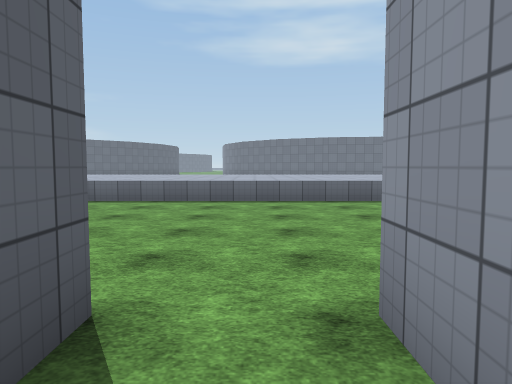
view 1 (above)

24 first-person views from a walk through a scene from a Unity 3-D project. The camera is 1.5 m above the floor, tilts 4° down and sees 70° across. The floor is counted in squares, 2 m on a side. Each view is taken from the middle of a square. On the plan, view 1 faces up. The plan holds only what a view shows up to about 11 squares ahead; the rest is blank. The place goes on beyond the plan. The player character is not drawn. Surface patterns are stand-ins for the level's own textures.

view 2
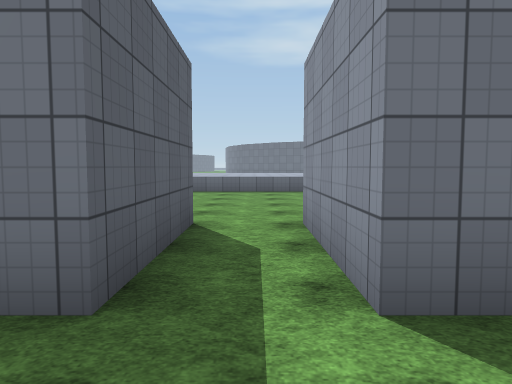

view 3
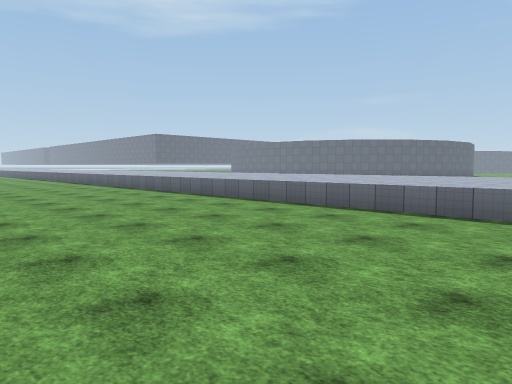

view 4
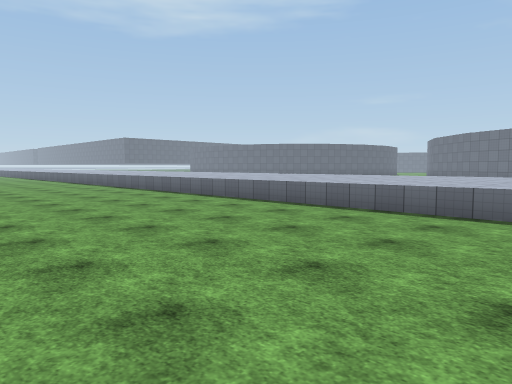

view 5
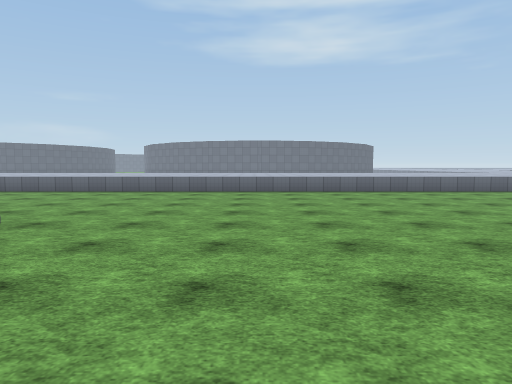

view 6
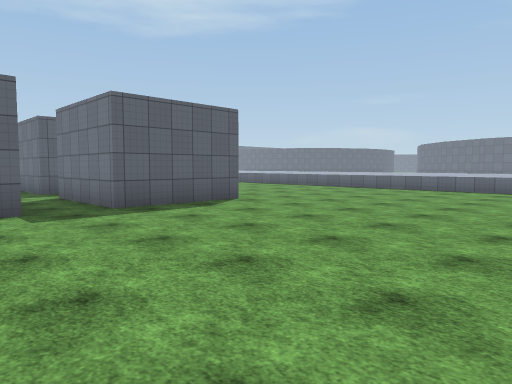

view 7
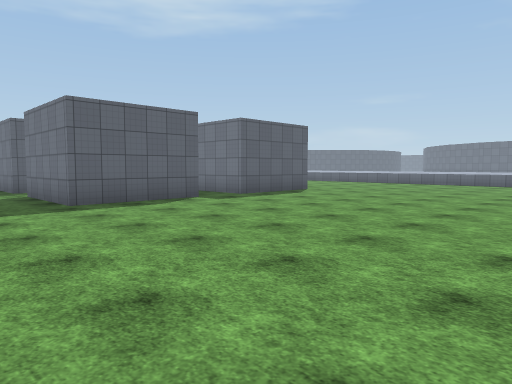

view 8
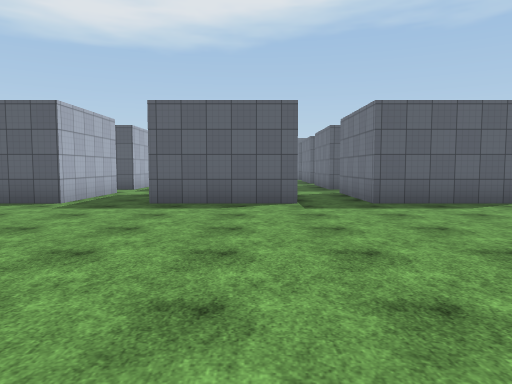

view 9
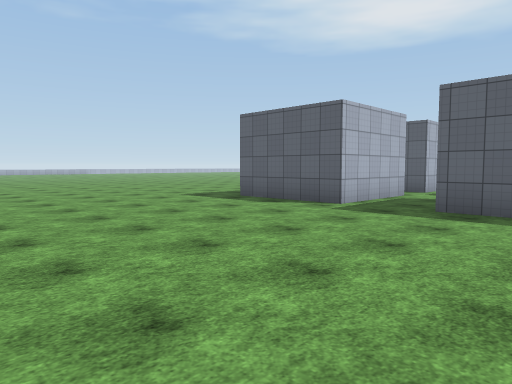

view 10
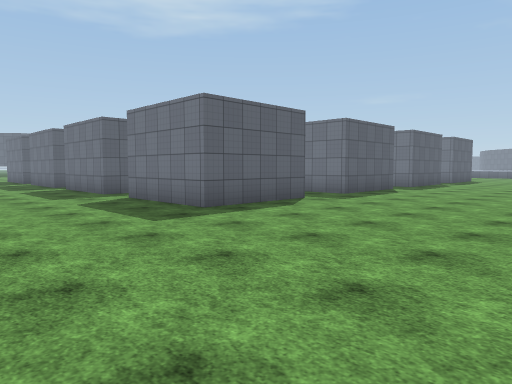

view 11
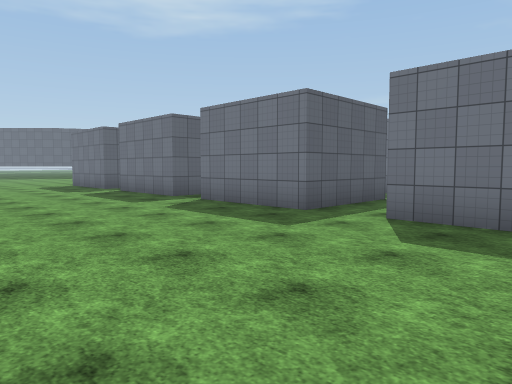

view 12
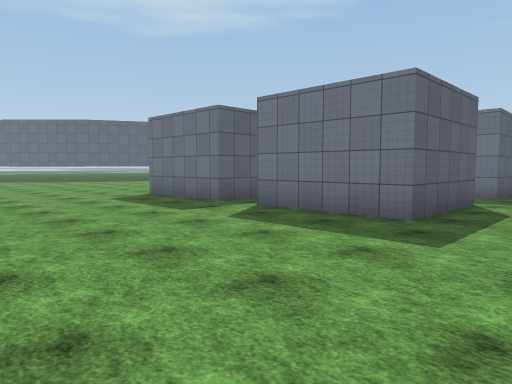

view 13
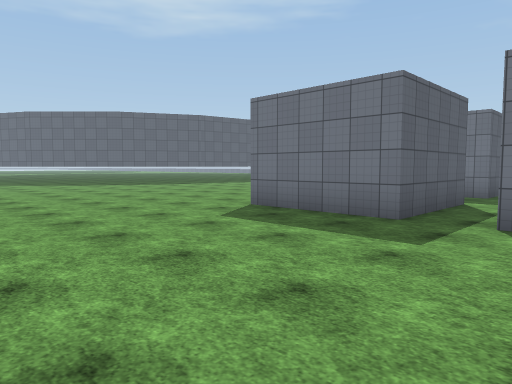

view 14
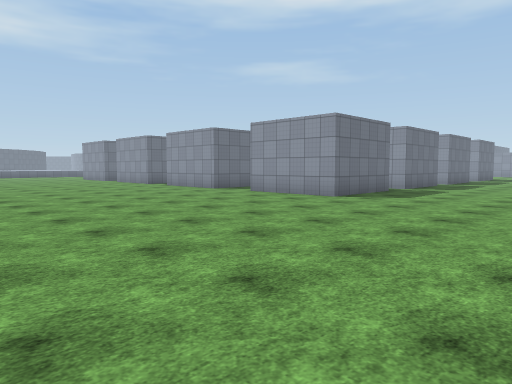

view 15
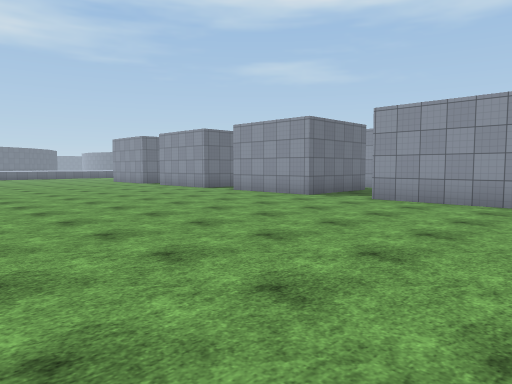

view 16
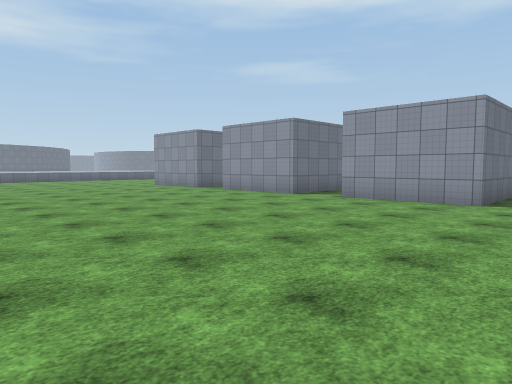

view 17
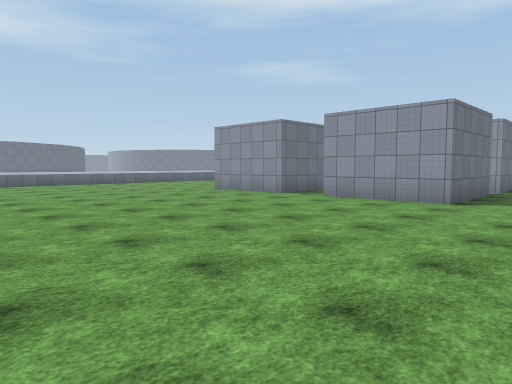

view 18
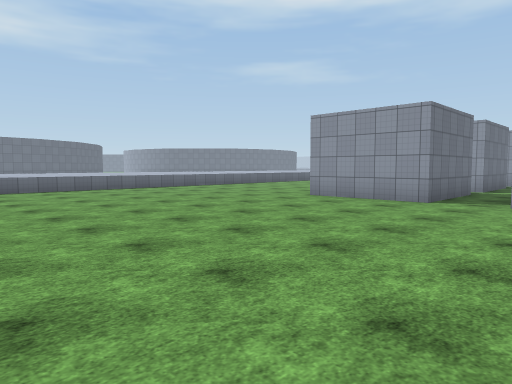

view 19
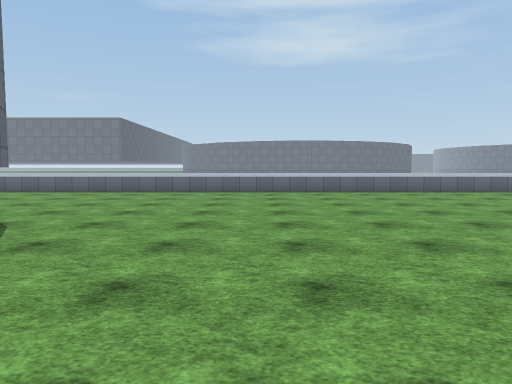

view 20
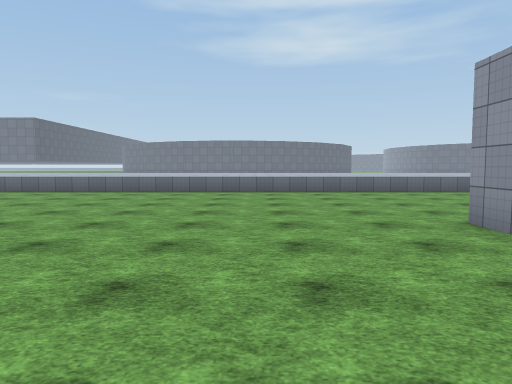

view 21
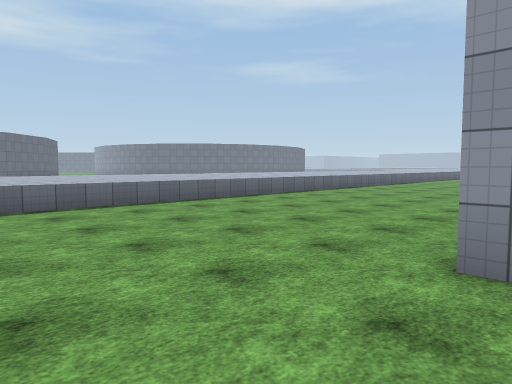

view 22
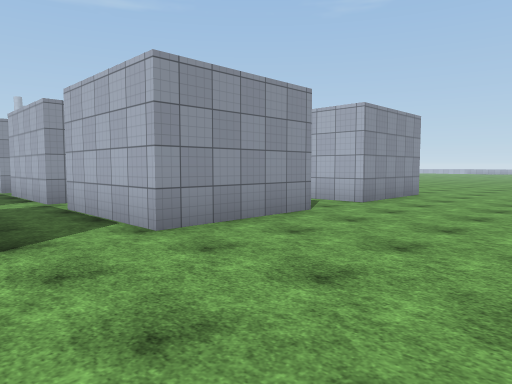

view 23
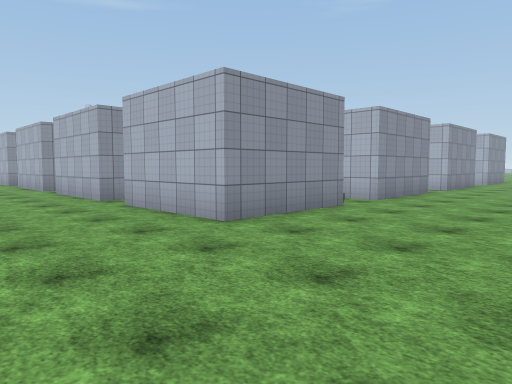

view 24
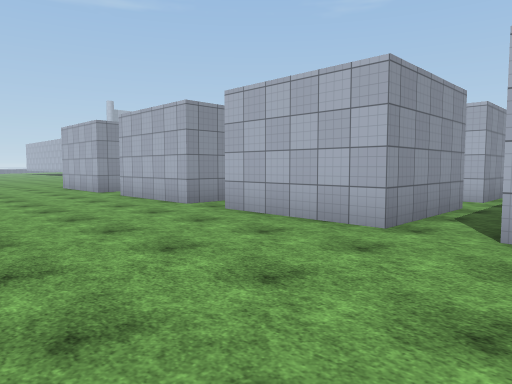

### Floor plan
Key: @ floor where view 1 was taken; # wall or solid block; . floor; ^ raised ledge.
Columns run from 28 left of view 1 to 11 right of it. Each row starts with its distance up from view 1.
  8 ^^^^^^^^^^^^^^^^^^^^^^^^^^^^^^^^^^^^^^^^
  7  .......................................
  6   ......................................
  5   ......................................
  4    .....................................
  3     ....................................
  2     #......................... .........
  1     ##..........###.####.###.###.......
  0       ..........###.##   ###@###.......
 -1        .........###.##   ###.###.......
 -2        ..............      ............
 -3         ........##  #       .  #.......
 -4         ........##  #          #.......
 -5         ........### ##    ## ###........
 -6         .............      .............
 -7         ................     ...........
 -8         ........### ####       #........
 -9         ........###    #       #.......
-10         ........###.   #      ##.......
-11         ............   .    ...........
-12         ........###.   #. ##.###......
-13         ........###.   #.  #.  #......
-14         ........###.   #.  #.  #......
-15         ........###.####.###.###......
-16         ..............................
-17         ..............................
-18         ..............................
-19         ........................  ....
-20         ....      ........  ....

Where each view was taken, in squares from view 1:
view 1: 0 up, 0 right, facing up
view 2: 3 down, 0 right, facing up
view 3: 2 up, 1 right, facing up-left
view 4: 2 up, 7 right, facing up-left
view 5: 3 down, 7 right, facing up
view 6: 4 down, 10 right, facing up-left
view 7: 8 down, 11 right, facing up-left
view 8: 8 down, 11 right, facing left
view 9: 8 down, 10 right, facing down-left
view 10: 19 down, 9 right, facing up-left
view 11: 20 down, 3 right, facing up-left
view 12: 20 down, 3 left, facing up-left
view 13: 20 down, 7 left, facing up-left
view 14: 20 down, 20 left, facing up-right
view 15: 16 down, 20 left, facing up-right
view 16: 12 down, 20 left, facing up-right
view 17: 8 down, 20 left, facing up-right
view 18: 4 down, 20 left, facing up-right
view 19: 3 down, 20 left, facing up
view 20: 3 down, 15 left, facing up
view 21: 1 up, 15 left, facing up-right
view 22: 5 down, 16 left, facing down-right
view 23: 5 up, 16 left, facing down-right
view 24: 6 up, 10 left, facing down-right
